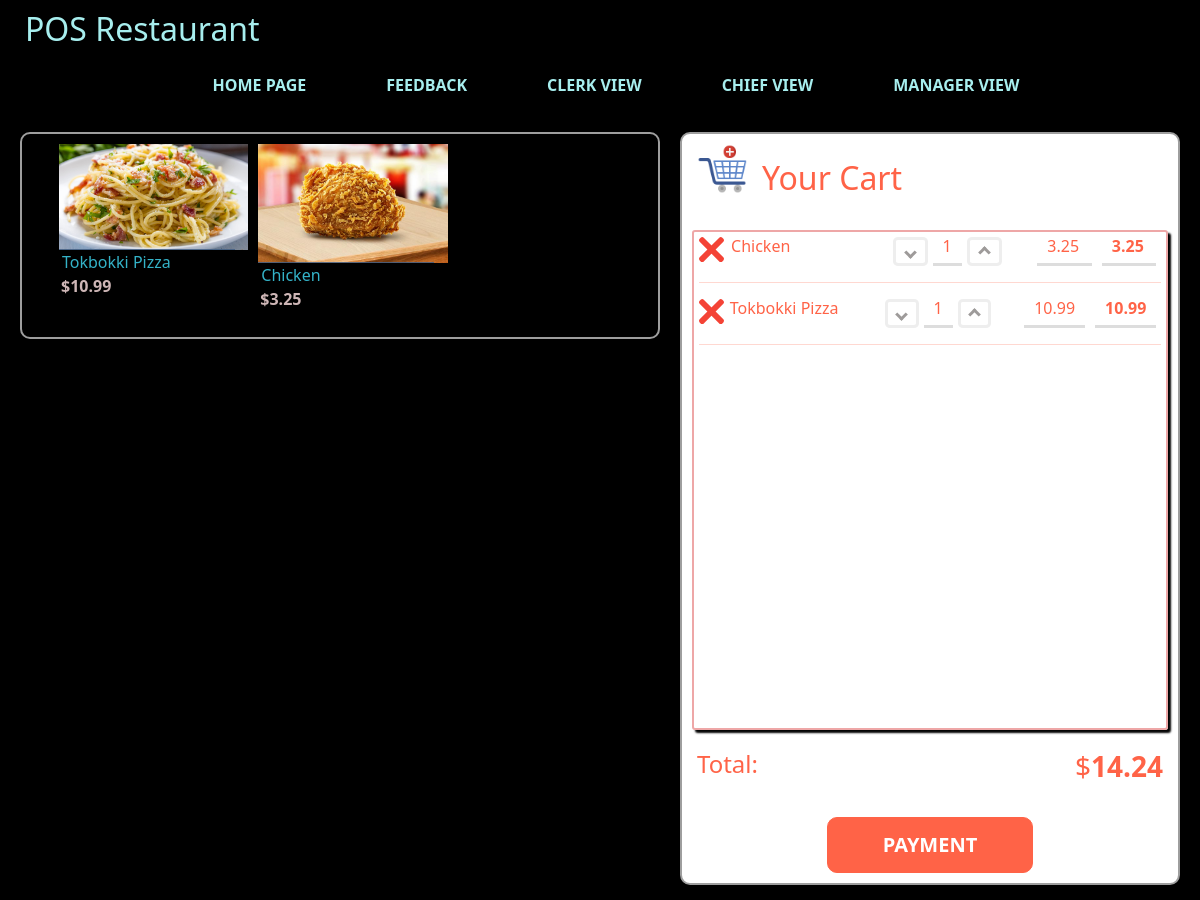
The page / on the database its author committed.
### pos_app/models.py (models this page shows, shortened)
class Product(models.Model):
    name = models.CharField(max_length=100, verbose_name=('Product name'))
    description = models.TextField(blank=True, verbose_name=('Description'))
    price = models.FloatField(verbose_name=('Price'))
    image = models.ImageField(upload_to='images/%Y/', verbose_name="Image")
    deleted = models.BooleanField(default=False)
    def get_add_to_cart_url(self):
        return reverse('pos_app:add_to_cart', kwargs={'pk':self.pk})

class OrderProduct(models.Model):
    product = models.ForeignKey(Product, on_delete=models.PROTECT)
    quantity = models.IntegerField(default=1)
    ordered = models.BooleanField(default=False)
    ip_address = models.CharField(max_length=50)
    def get_single_price(self):
        return round(self.product.price, 2)
    def get_total_price(self):
        return round(self.product.price * self.quantity, 2)
    def get_reduce_product_url(self):
        return reverse('pos_app:reduce_product', kwargs={'pk': self.pk})
    def get_remove_from_cart_url(self):
        return reverse("pos_app:remove_from_cart", kwargs={'pk': self.pk})

class Order(models.Model):
    products = models.ManyToManyField(OrderProduct)
    ip_address = models.CharField(max_length=50)
    ordered = models.BooleanField(default=False)
    paid = models.BooleanField(default=False)
    added_date = models.DateTimeField(default=timezone.now)
    name = models.CharField(max_length=80)
    def get_total_price(self):
        sum = 0
        for ordered_product in self.products.all():
            sum += ordered_product.get_total_price();
        return round(sum, 2)

### pos_app/views.py (the view)
# urls.py: path('', views.index, name='index'),
def index(request):
    current_ip = get_client_ip(request)
    product_list = Product.objects.filter(deleted=False)
    order = None
    ordered_product_list = None
    order_qs = Order.objects.filter(ordered=False, ip_address=current_ip)
    if order_qs.exists():
        order = order_qs[0]
        ordered_product_list = order.products.all()
    return render(request, "index.html", context={'product_list':product_list, 'ordered_product_list': ordered_product_list, 'order':order})

### pos_app/views.py (called while the page is built)
def get_client_ip(request):
    x_forwarded_for = request.META.get('HTTP_X_FORWARDED_FOR')
    if x_forwarded_for:
        ip = x_forwarded_for.split(',')[-1].strip()
    else:
        ip = request.META.get('REMOTE_ADDR')
    return ip

### templates/index.html
{% extends 'base.html' %}
{% load static %}
{% block left_side %}
<section class="menu-grid">
  <ul class="products">
      {% for product in product_list %}
      <li >
          <div  class="product-item">
              <div class="product-top">
                  <a quantity="quantity-{{product.pk}}" single-price="single-price-{{product.pk}}" total-price="total-price-{{product.pk}}" type="image" href="{{product.get_add_to_cart_url}}" class="product-thumb">
                      <img src="{{product.image.url}}" alt="">
                  </a>
                  <a href="" class="buy-now">Buy now</a>
              </div>
              <div class="product-info">
                  <a href="" class="product-name">{{product.name}}</a>
                  <div class="product-price">${{product.price}}</div>
              </div>
          </div>
      </li>
      {% endfor %}
  </ul>
</section>
{% endblock %}
{% block right_side %}
<section class="invoice_flex-column">
    <div class="cart">
        <img src="{% static 'cart1.png' %}" alt="">
        <h2> Your Cart</h2>
    </div>
    <div class="invoice-list">
        <div style="margin: 1%;" class="choosed-item">
            {% for ordered_product in ordered_product_list %}
            <div>
                <div class="item-line">
                  <div style="width: 10%;" class="item-line-btn">
                          <input class="remove-btn" href="{{ordered_product.get_remove_from_cart_url}}" total-price="total-price-{{ordered_product.product.pk}}" style="width: 25px;" type="image" src="{% static 'close.svg' %}" >
                  </div>
                  <div style="width: 50%;">
                      {{ordered_product.product.name}}
                  </div>
                  <div style="width: 200px; display: flex;">
                    <button quantity="quantity-{{ordered_product.product.pk}}" single-price="single-price-{{ordered_product.product.pk}}" total-price="total-price-{{ordered_product.product.pk}}" href="{{ordered_product.get_reduce_product_url}}" class="counter-btn reduce-btn"><i class="arrow down"></i></button>
                    <div id="quantity-{{ordered_product.product.pk}}" class="counter-num">
                      <span>{{ordered_product.quantity}}</span>
                    </div>
                      <button quantity="quantity-{{ordered_product.product.pk}}" single-price="single-price-{{ordered_product.product.pk}}" total-price="total-price-{{ordered_product.product.pk}}" href="{{ordered_product.product.get_add_to_cart_url}}" class="counter-btn increase-quantity-btn"><i class="arrow up"></i></button>
                  </div>
                  <div id="single-price-{{ordered_product.product.pk}}" class="counter-num" style="width: 15%;">
                      {{ordered_product.get_single_price}}
                  </div>
                  <div class="counter-num" style="width: 15%;">
                      <strong id="total-price-{{ordered_product.product.pk}}">{{ordered_product.get_total_price}}</strong>
                  </div>
                </div>
                <div>
                  <hr>
                </div>
              </div>
            {% endfor %}
        </div>
    </div>
    <div class="invoice-total">
        <h4>Total: </h4>
        {% if order %}
        <h3>$<strong id="total-price">{{order.get_total_price}}</strong></h3>
        {% else %}
        <h3>$<strong id="total-price">0</strong></h3>
        {% endif %}
    </div>
    <div class="invoice-payment">
        <a href="{% url 'pos_app:payment_choice' %}">Payment</a>
    </div>
</section>
{% endblock %}

### templates/base.html (shortened to what this page needs)
{% load static %}
<!DOCTYPE html>
<html lang="en">
<head>
        <link rel="stylesheet" href="{% static 'bootstrap/css/bootstrap.min.css' %}">
        <link rel="stylesheet" href="{% static 'custom_css/abc.css' %}">
</head>
<body>
    <div class="name">
        <h2>POS Restaurant</h2>
    </div>
    <div class="nav-bar">
        <nav>
            <ul id="main-menu">
                <li><a href="{% url 'pos_app:index' %}">Home Page</a></li>
                <li><a href="">Feedback</a></li>
                <li><a href="">Clerk View</a></li>
                <li><a href="">Chief View</a></li>
                <li><a href="{% url 'pos_app:manage_index' %}">Manager View</a></li>
            </ul>
        </nav>
    </div>
    <main style="justify-content: center;" class="main-container_flex-row">
        {% block left_side %}
        {% endblock %}
        {% block right_side %}
        {% endblock %}
    </main>
</body>
</html>

### static/custom_css/abc.css (style rules this page uses)
* { padding: 0; margin: 0; }
ul { list-style: none; }
body { font-family: "Segoe UI", Tahoma, Geneva, Verdana, sans-serif; line-height: 1.2; color: tomato; background-color: black; }
.name h2 { margin-top: 10px; padding: 0px 25px; display: inline-block; color: #a7eeee; }
.nav-bar { display: flex; justify-content: center; }
nav { margin-top: 10px; }
ul#main-menu { display: flex; }
ul#main-menu li { padding: 0px 40px; }
ul#main-menu a { display: block; padding: 10px 0px; text-transform: uppercase; font-weight: bold; text-decoration: none; color: #a7eeee; position: relative; -webkit-transition: color 0.5s; transition: color 0.5s; }
ul#main-menu a::after { content: ""; height: 5px; width: 0px; background: tomato; position: absolute; bottom: 0px; left: 0; transition: all 0.5s ease-in-out; }
.main-container_flex-row { display: flex; flex-direction: row; padding: 10px; }
ul.products { display: flex; flex-wrap: wrap; flex-flow: row wrap; overflow: auto; }
ul.products li { flex-basis: 33%; padding-left: 5px; padding-right: 5px; box-sizing: border-box; margin-top: 10px; margin-bottom: 10px; }
ul.products li img { max-width: 100%; height: auto; }
ul.products li .product-top { position: relative; overflow: hidden; }
ul.products li .product-top .product-thumb { display: block; }
ul.products li .product-top .product-thumb img { display: block; }
ul.products li .product-top a.buy-now { text-transform: uppercase; text-decoration: none; text-align: center; display: block; background-color: #446084; color: #fff; padding: 10px; position: absolute; bottom: -38px; width: 93%; transition: 0.25s ease-in-out; opacity: 85%; }
ul.products li .product-info a { display: block; text-decoration: none; }
ul.products li .product-info a.product-name { color: #34b3c8; padding: 3px; }
ul.products li .product-info .product-price { color: #ceb6b6; padding: 2px; font-weight: 600; }
.invoice_flex-column, .menu-grid { border: solid 2.5px; border-radius: 10px; margin: 0px 10px 5px 10px; height: 100%; max-height: 100%; border-color: #9e9e9e; }
.invoice_flex-column { background-color: white; flex: 0 0 500px; overflow: auto; }
.invoice_flex-column .cart { display: flex; padding: 10px 15px; }
.invoice_flex-column .cart img { display: inline-block; height: 50px; width: auto; }
.invoice_flex-column .cart h2 { display: inline-block; padding: 15px 15px; }
.invoice_flex-column .invoice-list { border: solid 2.5px; border-radius: 3px; margin: 0px 10px 5px 10px; height: 500px; box-shadow: 3px 3px 2px rgb(3 3 3); border-color: #eea7a7; }
.invoice_flex-column .invoice-total { display: flex; justify-content: space-between; }
.invoice_flex-column .invoice-total h4 { display: inline-block; padding: 15px 15px; }
.invoice_flex-column .invoice-total h3 { display: inline-block; padding: 15px 15px; }
.invoice_flex-column .invoice-payment { padding: 10px 15px; text-align: center; }
.invoice_flex-column .invoice-payment a { display: inline-block; text-transform: uppercase; text-decoration: none; font-size: 20px; font-weight: bold; padding: 15px 55px; background-color: tomato; border: solid 0.5px; border-color: tomato; border-radius: 10px; color: white; }
.item-line { display: flex; }
.arrow { border: solid rgb(158, 155, 154); border-width: 0 3px 3px 0; display: inline-block; padding: 3px; }
.up { transform: rotate(-135deg); -webkit-transform: rotate(-135deg); }
.down { transform: rotate(45deg); -webkit-transform: rotate(45deg); }
.counter-btn { background-color: #fff; border: solid rgb(238, 238, 238); border-radius: 15%; width: 25%; }
.counter-num { padding: 0 10px 0 10px; border-bottom: 3px solid rgb(221, 221, 221); margin: 0px 5px 0 5px; }

### rows shown on the page
Product: image (picture), name "Tokbokki Pizza", price "10.99"
Product: image (picture), name "Chicken", price "3.25"
OrderProduct: product.name "Chicken", quantity "1", get_single_price "3.25", get_total_price "3.25"
OrderProduct: product.name "Tokbokki Pizza", quantity "1", get_single_price "10.99", get_total_price "10.99"
Order: get_total_price "14.24"
